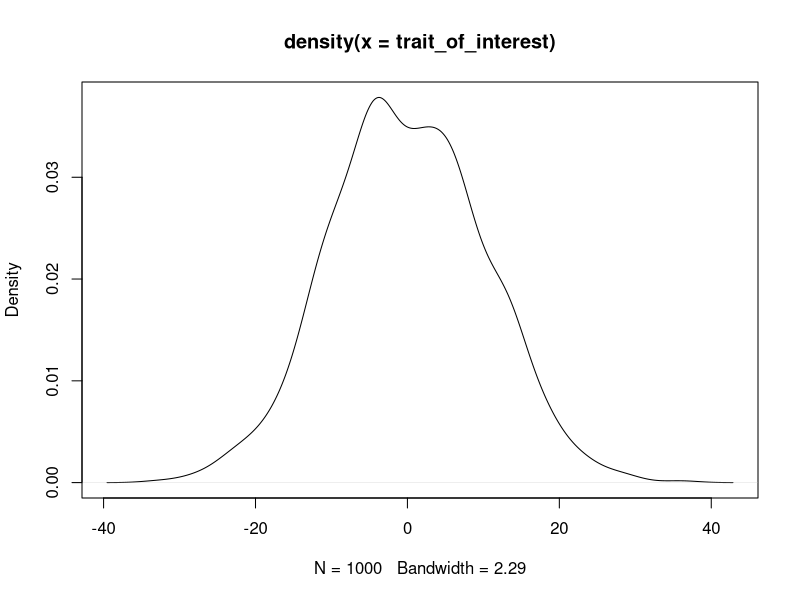
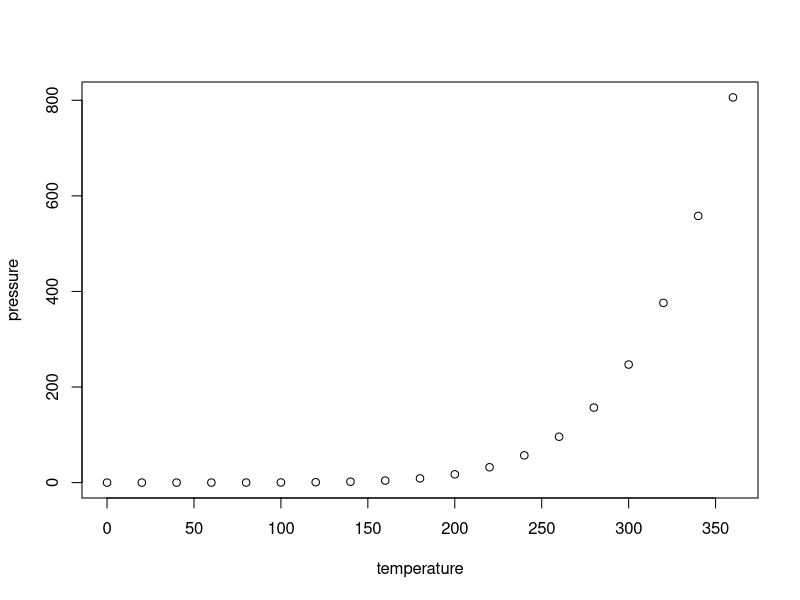

The R source for these figures, in order:
## ---- chunk 1
knitr::opts_chunk$set(echo = TRUE)
## ---- chunk 2
rnorm(1000, 0, 10)->trait_of_interest ### change this to be a trait that you're actually interested in, with an appropriate distribution! 

plot(density(trait_of_interest))
min(trait_of_interest)
max(trait_of_interest)

## ---- chunk 3

yes<-sample(trait_of_interest, 500, replace=FALSE, prob = ifelse(trait_of_interest>0, 0.95, 0.15)) #### play with this line! Is the test statistically significant. When is it not?
predictor_t.test<-(trait_of_interest %in% yes)

cbind.data.frame(trait_of_interest, predictor_t.test)->data

mean(data[which(data$predictor_t.test==TRUE),1])
mean(data[which(data$predictor_t.test==FALSE),1])
t.test(trait_of_interest~predictor_t.test, data=data)

## ---- chunk 4
plot(pressure)
